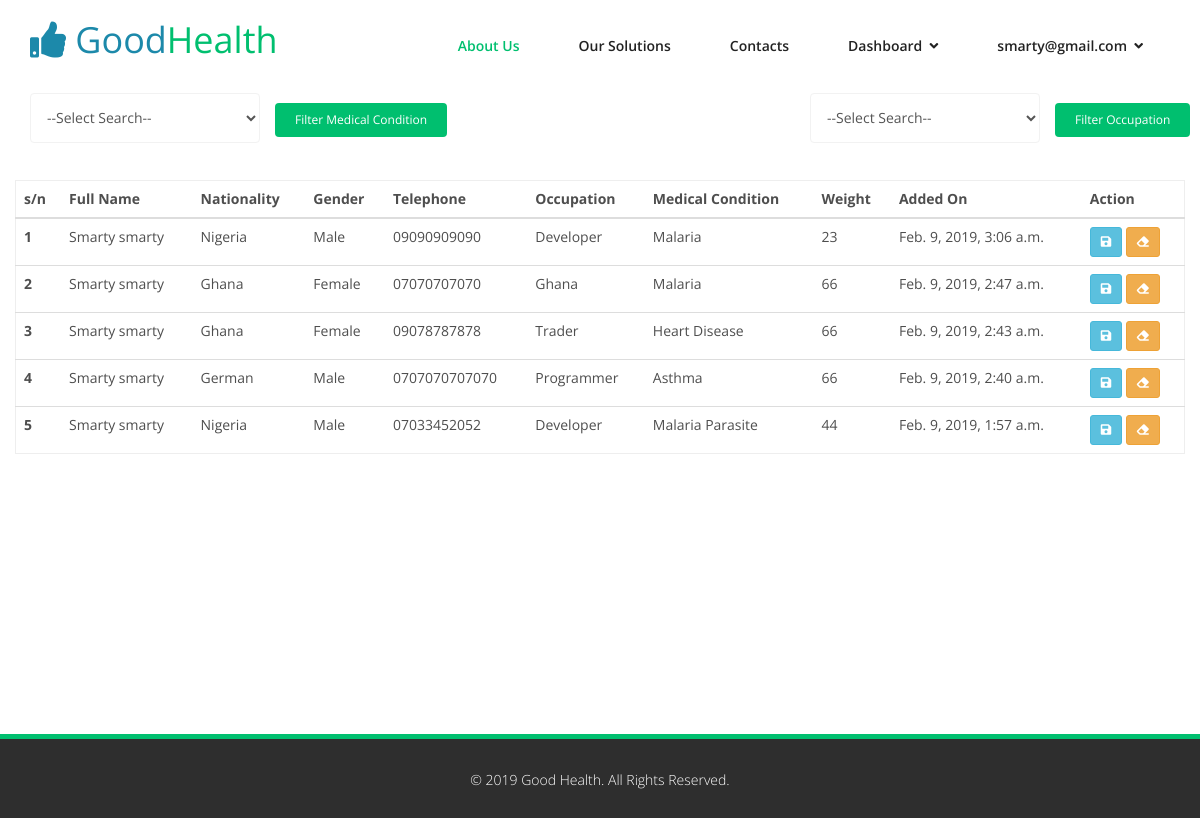
Before: /dashboard/all-medical-report (signed in) with the older database file.
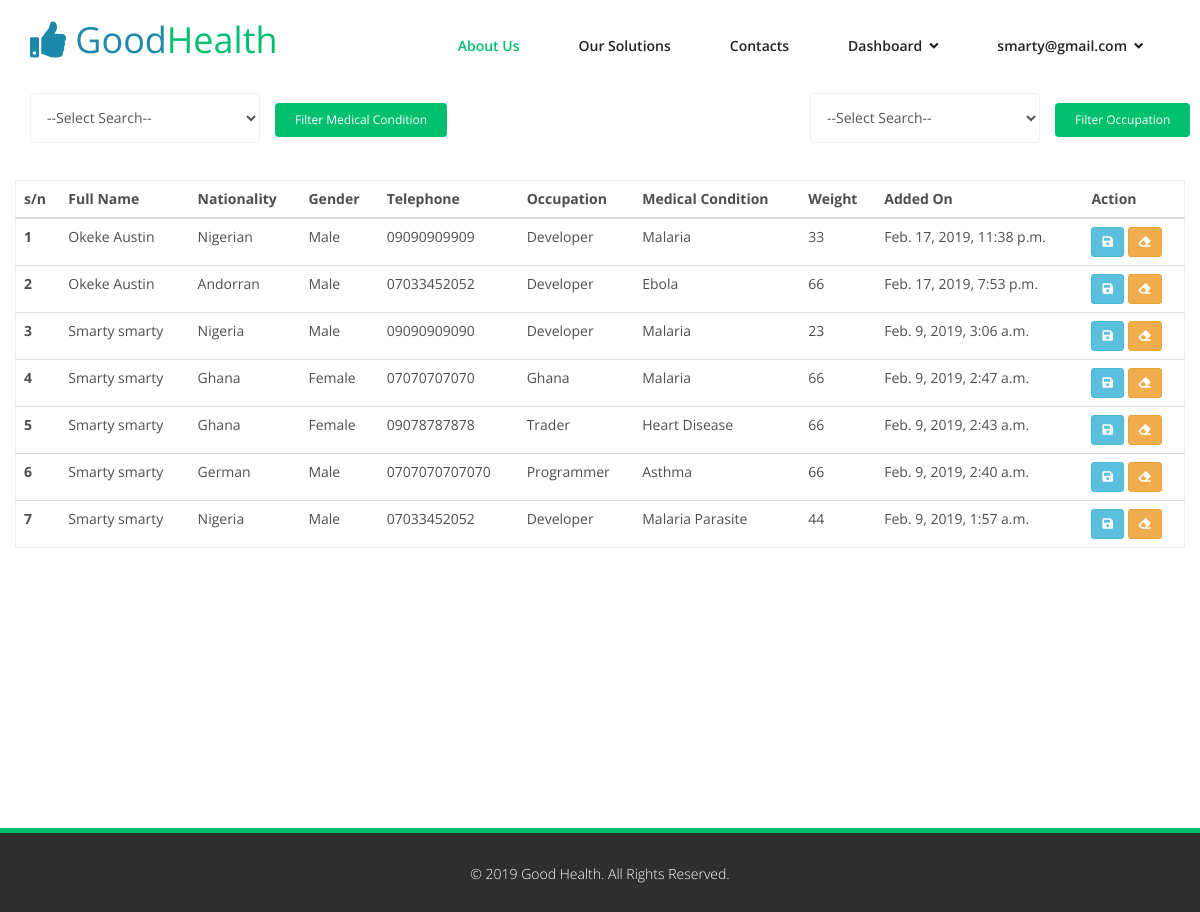
After: the same page with the newer database file.
### dashboard/models.py (models this page shows, shortened)
class MedicalReport(models.Model):
     user_id = models.ForeignKey(User, on_delete=models.CASCADE, related_name='user_ids')
     gender = models.CharField(max_length=1)
     nationality = models.CharField(max_length=100)
     state = models.CharField(max_length=100)
     address = models.CharField(max_length=255)
     telephone = models.CharField(max_length=50)
     occupation = models.CharField(max_length=50)
     dob = models.DateField(blank=True, null=True)
     medical_condition = models.CharField(max_length=255)
     weight = models.IntegerField(blank=True, null=True)
     marital_status = models.CharField(max_length=1)
     date_added = models.DateTimeField(default=datetime.now, blank=True, null=True)
     date_updated = models.DateTimeField(default=datetime.now, blank=True, null=True)

### accounts/models.py (models this page shows, shortened)
class User(AbstractBaseUser, PermissionsMixin):
    username = None
    email = models.EmailField(_('email address'), unique=True)
    first_name = models.CharField(_('first name'), max_length=30, blank=True)
    last_name = models.CharField(_('last name'), max_length=30, blank=True)
    date_joined = models.DateTimeField(
        _('date joined'), default=datetime.now)
    last_login = models.DateTimeField(
        _('last login'), default=datetime.now)
    is_active = models.BooleanField(_('active'), default=True)
    is_staff = models.BooleanField(_('is staff'), default=False)
    avatar = models.ImageField(upload_to='avatars/', null=True, blank=True)
    USERNAME_FIELD = 'email'
    REQUIRED_FIELDS = []
    objects = UserManager()
    class Meta:
        verbose_name = _('user')
        verbose_name_plural = _('users')
    def get_full_name(self):
        full_name = '%s %s' % (self.first_name, self.last_name)
        return full_name.strip()

### dashboard/views.py (the view)
# urls.py: path('all-medical-report', views.all_medical_report, name='all_medical_report'),
@login_required(login_url="/accounts/login")
def all_medical_report(request):
    if request.method == 'POST' and request.POST['search_element'] != 'none':
        search_element = (request.POST['search_element']).casefold()
        all_medical_report = MedicalReport.objects.filter(
            medical_condition=search_element)
        all_medical_conditions = MedicalReport.objects.values_list(
            'medical_condition')
        all_statistics = Counter(all_medical_conditions)
        context = {'all_medical_report': all_medical_report, 'all_statistics': all_statistics}
        return render(request, 'dashboard/all_medical_report.html', context)
    else:
        all_medical_report = MedicalReport.objects.all().order_by('-id')
        all_medical_conditions = MedicalReport.objects.values_list(
            'medical_condition')
        all_occupations = MedicalReport.objects.values_list(
            'occupation')
        all_statistics = Counter(all_medical_conditions)
        occupations = Counter(all_occupations)
        context = {'all_medical_report': all_medical_report,
                   'all_statistics': all_statistics, 'occupations': occupations}
        return render(request, 'dashboard/all_medical_report.html', context)

### dashboard/templates/dashboard/all_medical_report.html (shortened to what this page needs)
{% extends 'base.html' %}
{% block content %}
{% load static %}
<div class="container mt-5 pad-md-0">
    <div class="col-md-4">
        <form action="{% url 'all_medical_report' %}" method="POST" id="ajax-medical-record-filter">
            <div class="row">
                <div class="col-md-8 form-group">
                    <select data-field="medical_condition" id="medical-conditions" class='form-control' required="required">
                        <option value="all" >--Select Search--</option>
                    </select>&nbsp; &nbsp;
                </div>
                <div class="col-md-4 pad-md-0">
                    <button  class="btn btn-primary btn-sm" >Filter Medical Condition</button>
                </div>
            </div>
        </form>
    </div>
    <div class="col-md-4 col-md-offset-4">
        <form action="#" method="POST" id="ajax-medical-record-filter-occupation">
            <div class="row">
                <div class="col-md-8 form-group">
                    <select data-field="occupation" id="occupation" class='form-control' required="required">
                        <option value="all" >--Select Search--</option>
                    </select>&nbsp; &nbsp;
                </div>
                <div class="col-md-4 pad-md-0">
                    <button  class="btn btn-primary btn-sm" >Filter Occupation</button>
                </div>
            </div>
        </form>
    </div>
    <table class="table table-hover add-border" id="mytable" class="w3-table-all">
        <thead class="header">
            <tr>
                <th scope="col">s/n</th>
                <th scope="col">Full Name</th>
                <th scope="col">Nationality</th>
                <th scope="col">Gender</th>
                <th scope="col">Telephone</th>
                <th scope="col">Occupation</th>
                <th scope="col">Medical Condition</th>
                <th scope="col">Weight</th>
                <th scope="col">Added On</th>
                <th scope="col">Action</th>
            </tr>
        </thead>
        <tbody id="js-medical-report">
            {% for report in all_medical_report %}
                {% if forloop.counter|divisibleby:2 %}
                <tr class="table-active">
                {% else %}
                <tr>
                {% endif %}
                    <th scope="row">{{forloop.counter}}</th>
                    <td>{{report.user_id.get_full_name|capfirst}}</td>
                    <td>{{report.nationality|capfirst}}</td>
                    <td>
                        {% if report.gender == "m" %}
                        Male
                        {% elif report.gender == "f" %}
                        Female
                        {% else %}
                        Others
                        {% endif %}
                    <td>{{report.telephone}}</td>
                    <td>{{report.occupation|capfirst}}</td>
                    <td>{{report.medical_condition|title}}</td>
                    <td>{{report.weight}}</td>
                    <td>{{report.date_added}}</td>
                    <td>
                        <a class="btn btn-sm btn-info" type="button" title="Save Report" data-toggle="tooltip" data-placement="top" style="color: #fff;"><i class="fas fa-save"></i> </a>
                        <a class="btn btn-sm btn-warning" title="Remove Report" style="color: #fff;"><i class="fas fa-eraser"></i></a>
                    </td>
                </tr>
                {% empty %}
                    <tr class="table-active">
                        <td colspan="10" class="text-center">Sorry, there is no medical record yet.</td>
                    </tr>
            {% endfor %}
        </tbody>
    </table>
</div>
{% endblock %}

Changed rows visible on the page:
added MedicalReport: user_id.get_full_name "Okeke Austin", nationality "Nigerian", gender "Male", telephone "09090909909", occupation "Developer", medical_condition "Malaria", weight "33", date_added "Feb. 17, 2019, 11:38 p.m."
added MedicalReport: user_id.get_full_name "Okeke Austin", nationality "Andorran", gender "Male", telephone "07033452052", occupation "Developer", medical_condition "Ebola", weight "66", date_added "Feb. 17, 2019, 7:53 p.m."
